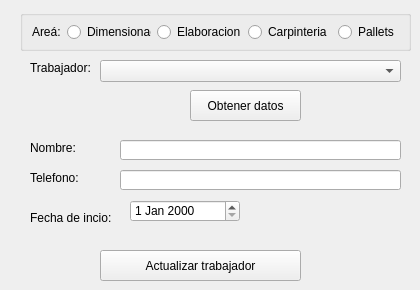
                <widget class="QWidget" name="tab_3">
                 <attribute name="title">
                  <string>Modificar</string>
                 </attribute>
                 <widget class="QComboBox" name="box_dimensionador">
                  <property name="geometry">
                   <rect>
                    <x>100</x>
                    <y>60</y>
                    <width>301</width>
                    <height>22</height>
                   </rect>
                  </property>
                 </widget>
                 <widget class="QLabel" name="label_23">
                  <property name="geometry">
                   <rect>
                    <x>30</x>
                    <y>60</y>
                    <width>81</width>
                    <height>16</height>
                   </rect>
                  </property>
                  <property name="text">
                   <string>Trabajador:</string>
                  </property>
                 </widget>
                 <widget class="QPushButton" name="btn_actualizar">
                  <property name="geometry">
                   <rect>
                    <x>100</x>
                    <y>250</y>
                    <width>201</width>
                    <height>31</height>
                   </rect>
                  </property>
                  <property name="text">
                   <string>Actualizar trabajador</string>
                  </property>
                 </widget>
                 <widget class="QLabel" name="label_24">
                  <property name="geometry">
                   <rect>
                    <x>30</x>
                    <y>140</y>
                    <width>51</width>
                    <height>16</height>
                   </rect>
                  </property>
                  <property name="text">
                   <string>Nombre:</string>
                  </property>
                 </widget>
                 <widget class="QLabel" name="label_27">
                  <property name="geometry">
                   <rect>
                    <x>30</x>
                    <y>170</y>
                    <width>61</width>
                    <height>16</height>
                   </rect>
                  </property>
                  <property name="text">
                   <string>Telefono:</string>
                  </property>
                 </widget>
                 <widget class="QLabel" name="label_28">
                  <property name="geometry">
                   <rect>
                    <x>30</x>
                    <y>210</y>
                    <width>81</width>
                    <height>16</height>
                   </rect>
                  </property>
                  <property name="text">
                   <string>Fecha de incio:</string>
                  </property>
                 </widget>
                 <widget class="QDateEdit" name="m_inicio">
                  <property name="geometry">
                   <rect>
                    <x>130</x>
                    <y>200</y>
                    <width>110</width>
                    <height>22</height>
                   </rect>
                  </property>
                 </widget>
                 <widget class="QPushButton" name="btn_obtener">
                  <property name="geometry">
                   <rect>
                    <x>190</x>
                    <y>90</y>
                    <width>111</width>
                    <height>31</height>
                   </rect>
                  </property>
                  <property name="text">
                   <string>Obtener datos</string>
                  </property>
                 </widget>
                 <widget class="QLineEdit" name="m_nombre">
                  <property name="geometry">
                   <rect>
                    <x>120</x>
                    <y>140</y>
                    <width>281</width>
                    <height>20</height>
                   </rect>
                  </property>
                 </widget>
                 <widget class="QLineEdit" name="m_telefono">
                  <property name="geometry">
                   <rect>
                    <x>120</x>
                    <y>170</y>
                    <width>281</width>
                    <height>20</height>
                   </rect>
                  </property>
                 </widget>
                 <widget class="QGroupBox" name="groupBox_4">
                  <property name="geometry">
                   <rect>
                    <x>20</x>
                    <y>10</y>
                    <width>391</width>
                    <height>41</height>
                   </rect>
                  </property>
                  <property name="title">
                   <string/>
                  </property>
                  <layout class="QHBoxLayout" name="horizontalLayout_11">
                   <item>
                    <widget class="QLabel" name="label_29">
                     <property name="maximumSize">
                      <size>
                       <width>30</width>
                       <height>16777215</height>
                      </size>
                     </property>
                     <property name="cursor">
                      <cursorShape>CrossCursor</cursorShape>
                     </property>
                     <property name="text">
                      <string>Areá:</string>
                     </property>
                    </widget>
                   </item>
                   <item>
                    <widget class="QRadioButton" name="r_dim2">
                     <property name="text">
                      <string>Dimensionado</string>
                     </property>
                    </widget>
                   </item>
                   <item>
                    <widget class="QRadioButton" name="r_elab2">
                     <property name="text">
                      <string>Elaboracion</string>
                     </property>
                    </widget>
                   </item>
                   <item>
                    <widget class="QRadioButton" name="r_carp2">
                     <property name="text">
                      <string>Carpinteria</string>
                     </property>
                    </widget>
                   </item>
                   <item>
                    <widget class="QRadioButton" name="r_pall2">
                     <property name="text">
                      <string>Pallets</string>
                     </property>
                    </widget>
                   </item>
                  </layout>
                 </widget>
                </widget>
